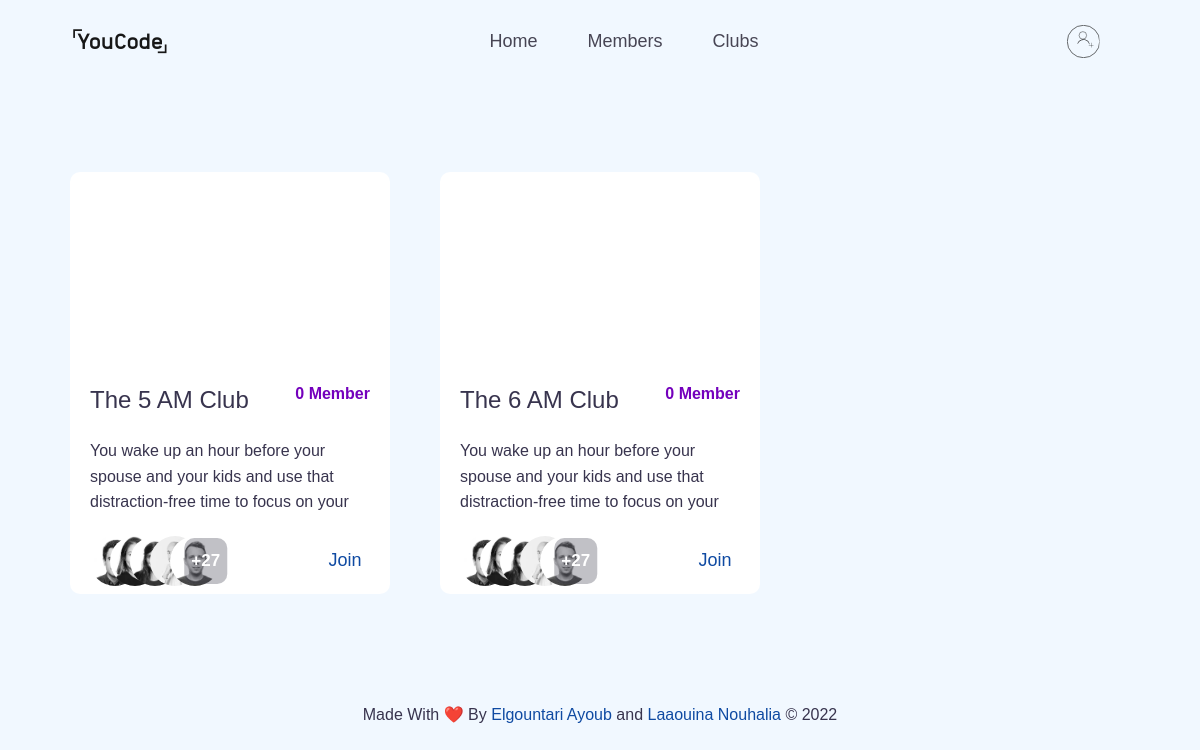
/yccm/index.php, run on an earlier commit of the app's database.
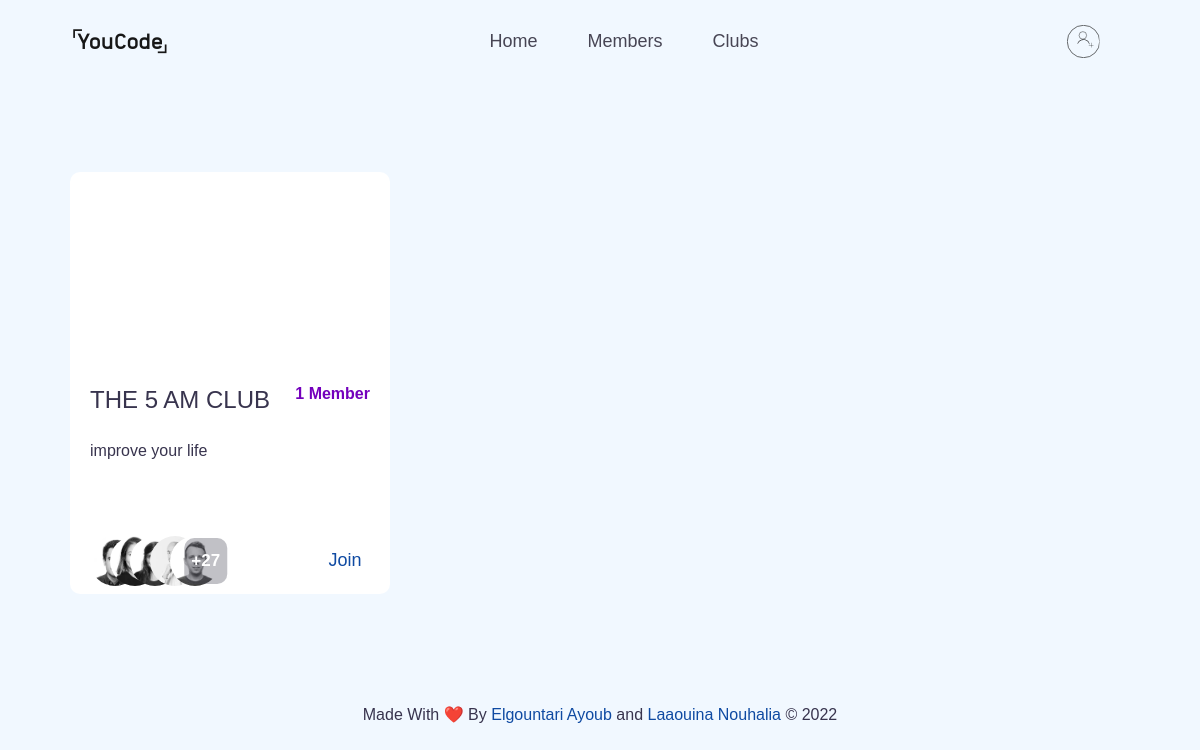
And on a later commit of the database.
### tables this page shows
CREATE TABLE `club` (
  `id` int(11) NOT NULL,
  `logo` varchar(2022) DEFAULT NULL,
  `name` varchar(100) DEFAULT NULL,
  `creationDate` date DEFAULT NULL,
  `description` varchar(2022) DEFAULT NULL
);

### yccm/index.php (the view, shortened to what this page needs)
<?php
$pdo = new PDO('mysql:host=localhost;port=3306;dbname=yc2', 'root', 'Ycode@2021');
$pdo->setAttribute(PDO::ATTR_ERRMODE, PDO::ERRMODE_EXCEPTION);
$statement = $pdo->prepare('select c.*, count(s.id) as "membersNUmber" from club c left JOIN student s on c.id = s.clubId
GROUP by c.name ');
$statement->execute();
$clubs = $statement->fetchAll(PDO::FETCH_ASSOC);
?>
<?php include_once("header.php") ?>
<section class="discover-clubs">
  <div class="container">
    <?php foreach ($clubs as $i => $club) : ?>
      <div class="club">
        <div class="cover" style="background-image: url('./<?php echo $club['logo'] ?>" );">
        </div>
        <div class="details">
          <div class="details-1">
            <div class="title"><?php echo $club["name"] ?></div>
            <strong class="members-number"><?php echo $club["membersNUmber"] ?> Member</strong>
          </div>
          <div class="description"><?php echo $club["description"] ?></div>
          <div class="details-1">
            <div class="members-icons">
              <img src="resources/media/images/members-photos/person-5.webp" alt="member-photo">
              <span>+27</span>
            </div>
            <button class="btn join"><a href="#">Join</a>
          </div>
        </div>
      </div>
    <?php endforeach; ?>
  </div>
</section>
<?php include_once("footer.php") ?>

### yccm/header.php (shortened to what this page needs)
<!DOCTYPE html>
<html lang="en">
<head>
  <link href="https://cdn.jsdelivr.net/npm/bootstrap@5.2.2/dist/css/bootstrap.min.css" rel="stylesheet"
>
  <link rel="stylesheet" href="resources/css/main.css">
  <link rel="stylesheet" href="resources/css/media.css">
</head>
<body>
  <header>
    <nav class="container">
      <a href="index.php" class="go-home">
        <img src="resources/media/images/logo-dark.svg" alt="club-logo" class="logo" />
      </a>
      <ul>
        <li class="home"><a href="index.php">Home</a></li>
        <li class="member"><a href="member.php">Members</a></li>
        <li class="club"><a href="club.php">Clubs</a></li>
      </ul>
      <?php if (!isset($_SESSION["user"])) { ?>
      <a href="sign-in.php" style="width: 7.2rem;"><img src="resources/media/icons/sign-in-icon.svg" alt="sign-in"
          class="btn sign-in" /></a>
      <?php } else { ?>
      <a href="log-out.php" style="width: 7.2rem;">LOG-OUt &rarr;</a>
      <?php } ?>
    </nav>
  </header>

### yccm/footer.php (shortened to what this page needs)
<footer>
  <div class="container">
    <p class="about-developer">Made With ❤️ By
      <a href="https://github.com/Elgountari-Ayoub" target="_blank">Elgountari Ayoub </a>
      and
      <a href="https://www.linkedin.com/in/laaouina-nouhaila-59757a254/" target="_blank">Laaouina Nouhalia</a>
      &copy; 2022
    </p>
  </div>
</footer>
</body>
</html>

### yccm/resources/css/main.css (style rules this page uses)
* { box-sizing: border-box; padding: 0; margin: 0; }
:root { --primary-color: #38344e; --secondary-color: #0f4aa2; --main-bg-color: #f1f8ff; }
html { width: 100%; font-size: 62.5%; }
body { font-family: Arial, Helvetica, sans-serif; background-color: var(--main-bg-color); color: var(--primary-color); }
.container { padding: 2rem 4rem; }
button { border: none; padding: 1rem; }
.btn { cursor: pointer; }
a { color: #474554; text-decoration: none; }
ul { list-style: none; display: flex; }
header .container { display: grid; grid-template-columns: auto minmax(auto, 1fr) auto; justify-content: space-between; align-items: center; }
header a.go-home { max-width: 10rem; }
img.logo { min-width: 10rem; width: 100%; }
nav ul { justify-content: center; align-items: center; gap: 5rem; margin-bottom: 0; }
nav ul a { font-size: 1.8rem; }
img.sign-in { min-width: 4rem; max-width: 70%; justify-self: end; grid-column: 4; }
footer .container { display: flex; justify-content: center; align-items: center; gap: 5rem; }
footer p { font-size: 1.6rem; }
footer a { color: var(--secondary-color); }
section.discover-clubs .container { width: 100%; display: grid; grid-template-columns: repeat(auto-fill, minmax(30rem, 1fr)); gap: 5rem; justify-content: center; align-items: center; align-content: center; }
section.discover-clubs .club { width: 100%; display: flex; flex-direction: column; border-radius: 1rem; overflow: hidden; background-color: #fff; }
section.discover-clubs .details { display: flex; flex-direction: column; gap: 2rem; padding: 1rem 2rem; }
section.discover-clubs .cover { height: 20rem; background-size: cover; }
section.discover-clubs .details-1 { display: flex; justify-content: space-between; }
section.discover-clubs .title { font-size: 2.4rem; }
section.discover-clubs .members-number { color: #7400bc; font-size: 1.6rem; }
section.discover-clubs .description { line-height: 1.6; font-size: 1.6rem; }
section.discover-clubs .members-icons { display: flex; align-items: center; }
section.discover-clubs .members-icons span, .section-club .container table td.members span.more-members { color: var(--primary-color); color: var(--secondary-color); color: white; font-weight: 600; border-radius: 1rem; font-size: 1.7rem; text-align: center; padding: 1rem 0.7rem; background-color: var(--secondary-color); background-color: #47455455; transform: translateX(220%); display: inline-block; }
.members-icons img { position: absolute; border-radius: 50%; min-width: 3rem; max-width: 5rem; }
.members-icons img:nth-child(5) { transform: translateX(160%); }
section.discover-clubs button { background-color: transparent; }
section.discover-clubs button a { color: var(--secondary-color); font-size: 1.8rem; }
.section-club .container, .section-member .container, .section-member-management .container, section.discover-clubs .container { min-height: 75vh !important; }
.discover-clubs .container .description { overflow: hidden; text-overflow: ellipsis; max-width: 100%; height: 8rem; }

What changed in the data, as far as the page shows it:
removed club: name "The 5 AM Club", membersNUmber "0", description "You wake up an hour before your spouse and your kids and use that distraction-free time to focus on your…"
removed club: name "The 6 AM Club", membersNUmber "0", description "You wake up an hour before your spouse and your kids and use that distraction-free time to focus on your…"
added club: name "THE 5 AM CLUB", membersNUmber "1", description "improve your life"
